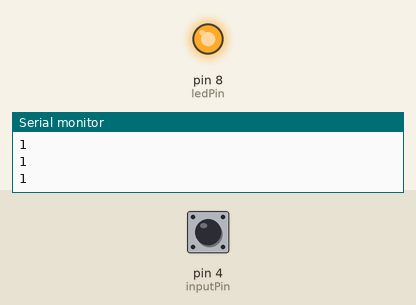
The sketch below on a simulated Arduino Uno, built with avr-gcc and run on an emulated ATmega328P. Parts: output pins drawn as LEDs (lit = HIGH), the last lines printed to the serial monitor. The inputs (shaded band) are chosen by the test bench; at power-on: pin 4 (inputPin) HIGH.

Above: at 1.2 s.
1.3 s: pin 4 (inputPin) pulled LOW for 0.15 s
At 1.4 s:
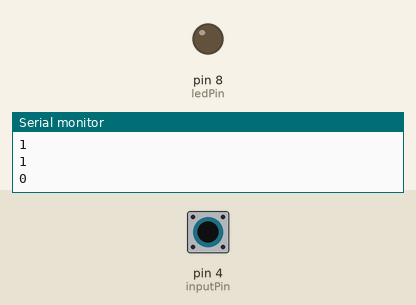
3.0 s: pin 4 (inputPin) pulled LOW for 3.2 s
At 6.7 s:
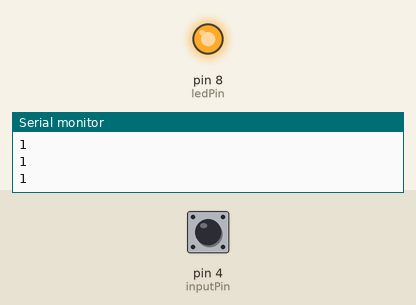
Timing chart, 0 to 8.2 s (numbered marks = the images above; inputs shaded):
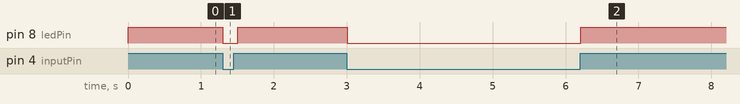

The sketch:

example-led.ino
```cpp
int inputPin = 4;
int ledPin = 8;
int inputValue = HIGH;

void setup() {
  Serial.begin(9600);
  pinMode(inputPin, INPUT_PULLUP);
  pinMode(ledPin, OUTPUT);
  digitalWrite(ledPin, HIGH);
}

void loop() {
  inputValue = digitalRead(inputPin);
  if (inputValue == LOW) {
    digitalWrite(ledPin, LOW);
  }
  else {
    digitalWrite(ledPin, HIGH);
  }
  Serial.println(inputValue);
  delay(100);
}
```

Measured:
- after the input at 1.3 s, pin 8 (ledPin): HIGH → LOW at once, → HIGH 0.20 s later
- after the input at 3.0 s, pin 8 (ledPin): HIGH → LOW at once, → HIGH 3.2 s later
